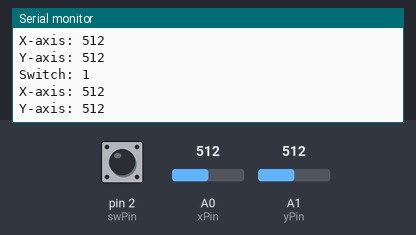
The sketch below on a simulated Arduino Uno, built with avr-gcc and run on an emulated ATmega328P. On the bench: the last lines printed to the serial monitor. The inputs (shaded band) are chosen by the test bench; at power-on: A0 (xPin) = 512, A1 (yPin) = 512, pin 2 (swPin) HIGH.

Above: at 1.8 s.
1.9 s: A0 (xPin) set to 716
At 2.8 s:
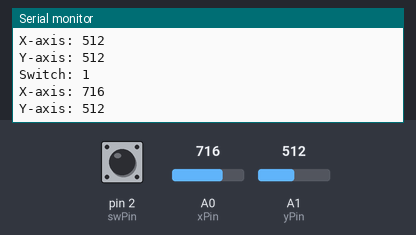
3.4 s: A1 (yPin) set to 716
At 4.7 s:
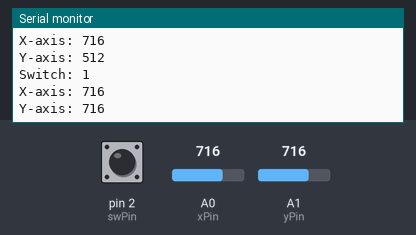
4.9 s: pin 2 (swPin) pulled LOW for 1.2 s
7.6 s: A0 (xPin) set to 900
At 8.8 s:
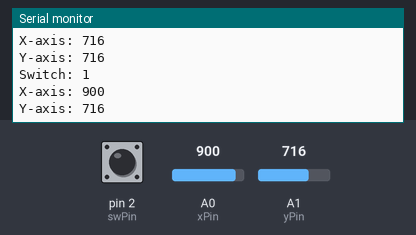
9.1 s: A1 (yPin) set to 900
At 10.8 s:
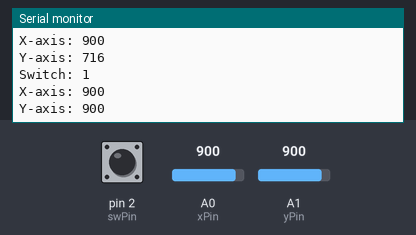
Timing chart, 0 to 11.6 s (numbered marks = the images above; inputs shaded):
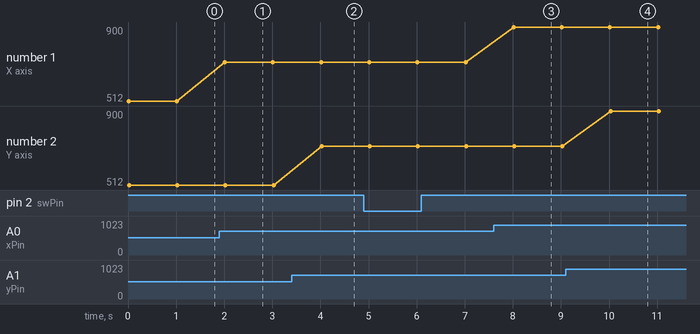

The sketch:

analog-joystick.ino
```cpp
const int swPin = 2;
const int xPin = 0;
const int yPin = 1;

void setup() {
  pinMode(swPin, INPUT);
  digitalWrite(swPin, HIGH);
  Serial.begin(9600);
}

void loop() {
  Serial.print("Switch: ");
  Serial.print(digitalRead(swPin));
  Serial.print("\n");
  Serial.print("X-axis: ");
  Serial.print(analogRead(xPin));
  Serial.print("\n");
  Serial.print("Y-axis: ");
  Serial.print(analogRead(yPin));
  Serial.print("\n\n");
  delay(1000);
}
```

Measured:
- after the input at 1.9 s, the serial monitor: prints a new line after 0.11 s (image 1)
- after the input at 3.4 s, the serial monitor: prints a new line after 0.63 s (image 2)
- after the input at 7.6 s, the serial monitor: prints a new line after 0.42 s (image 3)
- after the input at 9.1 s, the serial monitor: prints a new line after 0.93 s (image 4)
- plotted number 1: 512 → 716 after the input at 1.9 s, 716 → 900 after the input at 7.6 s
